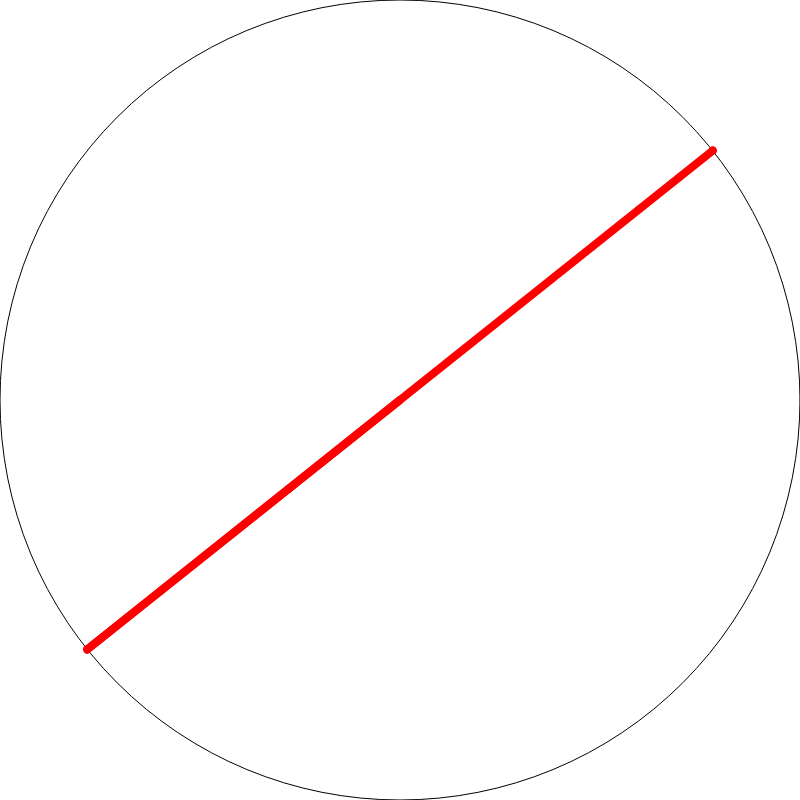
Frame 1 (no input)
Frame 60 (no input): identical to frame 1, image omitted
Frame 120 (the mouse pressed at the canvas centre since frame 60): identical to frame 1, image omitted

The p5.js sketch that drew this single still picture (run headless with seeded random() and noise() and a simulated clock; from frame 60 on, the mouse is pressed at the canvas centre):

// p5.js sketch
// ── sketch.js
var bubbles = [];
const NUMBER_BUBBLES = 200;

function setup() {
  angleMode(DEGREES)
  createCanvas( 800, 800 );
  // fill( 0 );

  var c = new Circle();
  c.drawLine();
}

function draw() {

}

function Circle() {
  this.x = width/2;
  this.y = height/2;
  this.r = width;

  // noStroke();
  ellipse( this.x, this.y, this.r );

  this.drawLine = () => {
    // noStroke();

    // LINE
    var angle = random( 180 );
    var reverseAngle = angle + 180;
    var radius = this.r / 2;

    console.log('ANGLES', angle, reverseAngle );

    var lineX1 = radius * sin( angle );
    var lineY1 = radius * cos( angle );
    var lineX2 = radius * sin( reverseAngle );
    var lineY2 = radius * cos( reverseAngle );

    console.log( lineX1, lineY1, lineX2, lineY2 )

    lineX1 = this.x + lineX1;
    lineY1 = this.y + lineY1;

    lineX2 = this.x + lineX2;
    lineY2 = this.y + lineY2;

    stroke('red');
    strokeWeight(8);
    point( lineX1, lineY1 );
    point( lineX2, lineY2 );

    line( this.x, this.y, lineX2, lineY2 );
    line( lineX1, lineY1, lineX2, lineY2 );
  }

}
